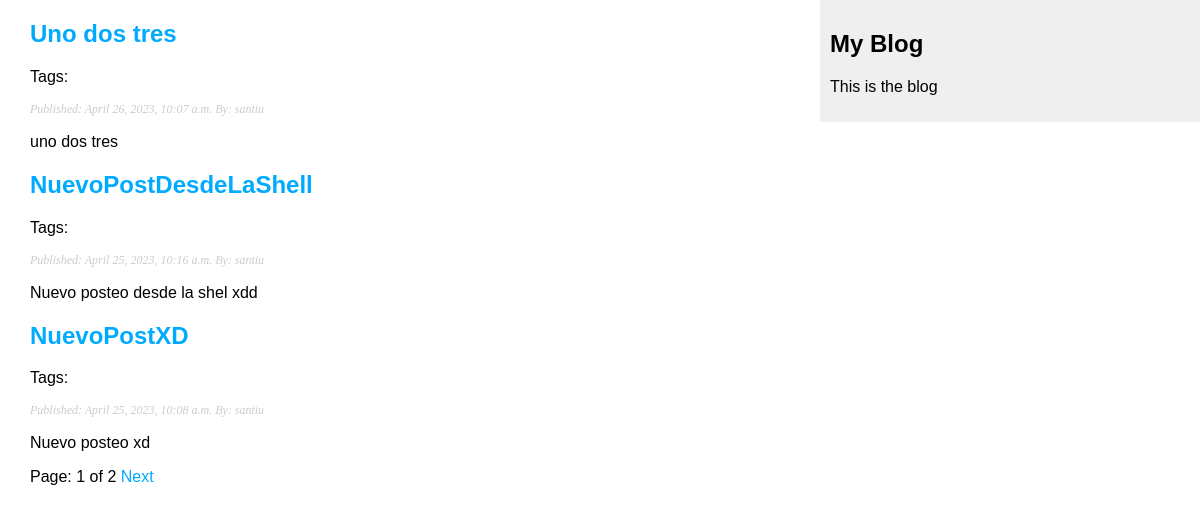
/blog/, run on an earlier commit of the app's database.
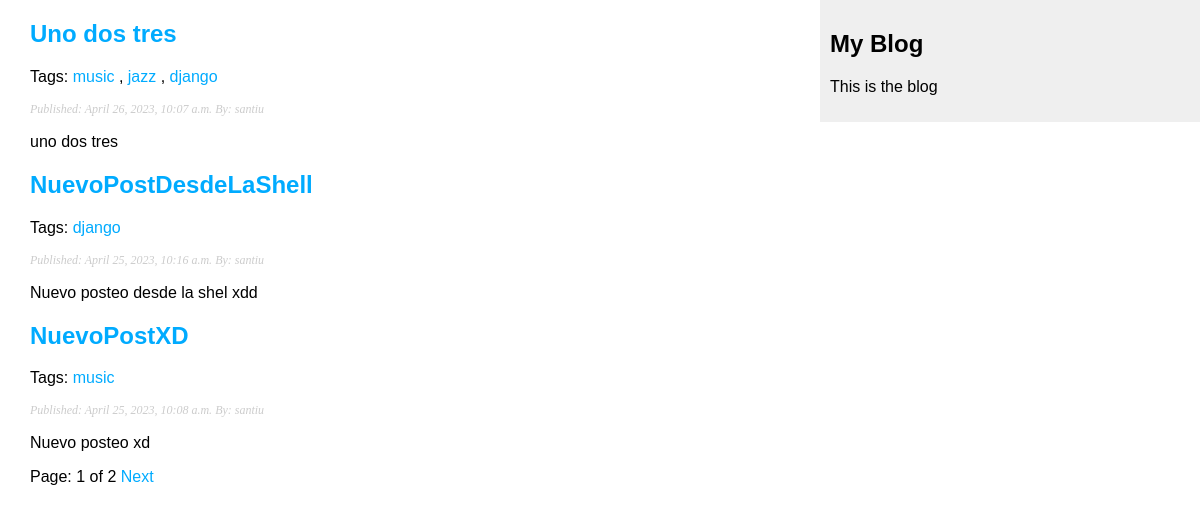
And on a later commit of the database.
### blog/models.py (models this page shows, shortened)
class Post(models.Model):
    class Status(models.TextChoices):
        DRAFT = "DF", "Draft"
        PUBLISHED = "PB", "Published"
    title = models.CharField(max_length=250)
    slug = models.SlugField(max_length=250, unique_for_date="publish") #único por día según fecha en publish
    body = models.TextField()
    objects = models.Manager()
    published = PublishedManager()
    tags = TaggableManager()
    publish = models.DateTimeField(auto_now_add=True)
    created = models.DateTimeField(auto_now_add=True)
    updated = models.DateTimeField(auto_now=True)
    status = models.CharField(choices=Status.choices, default=Status.DRAFT, max_length=2)
    author = models.ForeignKey(User, on_delete=models.CASCADE, related_name="blog_posts", default=1)
    class Meta:
        ordering = ["-publish"]
    def get_absolute_url(self):
        return reverse("blog:post_detail", args=[self.publish.year,
                                                 self.publish.month, self.publish.day, self.slug])

### blog/views.py (the view)
# urls.py: path("", post_list, name="post_list"), #<-- cuando se hace por función de vista
def post_list(request, tag_slug=None):
    posts_list = Post.published.all()
    tag = None
    if tag_slug:
        tag = get_object_or_404(Tag, slug=tag_slug)
        posts_list = posts_list.filter(tags__in=[tag])
    paginator = Paginator(posts_list, 3)
    page_number = request.GET.get("page", 1)
    try:
        posts = paginator.page(page_number)
    except PageNotAnInteger:
        posts = paginator.page(1)
    except EmptyPage:
        posts = paginator.page(paginator.num_pages)
    return render(request, "blog/post/list.html", {"posts": posts, "tag": tag})

### blog/models.py (called while the page is built)
    def get_queryset(self):
        return super().get_queryset().filter(status=Post.Status.PUBLISHED)

### blog/templates/blog/post/list.html (shortened to what this page needs)
{% extends "blog/base.html" %}
{% block content %}
    {% for post in posts %}
        <h2>
            <a href="{{post.get_absolute_url}}">
                {{ post.title }}
            </a>
        </h2>
        <p class="tags"> Tags:
            {%for tag in post.tags.all%}
                <a href="{%url 'blog:post_list_by_tag' tag.slug%}">
                    {{tag.name}}
                </a>
                {%if not forloop.last%}, {%endif%}
            {% endfor %}
        </p>
        <p class="date">
            Published: {{ post.publish }} By: {{ post.author }}
        </p>
        {{ post.body|truncatewords:30|linebreaks}}
    {% endfor %}
    {% include "blog/pagination.html" with page=posts %}
{% endblock %}

### blog/templates/blog/base.html (shortened to what this page needs)
{% load static %}
<!doctype html>
<html lang="en">
<head>
    <link rel="stylesheet" href="{% static 'css/blog.css' %}">
</head>
<body>
    <div class="content">
        {% block content %}
        {% endblock %}
    </div>
    <div class="sidebar">
        <h2>My Blog</h2>
        <p>This is the blog</p>
    </div>
</body>
</html>

### blog/templates/blog/pagination.html (shortened to what this page needs)
<div class="pagination">
    <span class="current">
        Page: {{page.number}} of {{page.paginator.num_pages}}
    </span>
    <span class="step-links">
        {% if page.has_next%}
            <a href="?page={{page.next_page_number}}"> Next </a>
        {% endif %}
    </span>
</div>

### blog/static/css/blog.css (style rules this page uses)
body { margin: 0; padding: 0; box-sizing: border-box; font-family: helvetica, sans-serif; }
a { color: #00abff; text-decoration: none; }
h2 { font-weight: normal: margin: 30px 0 0; }
.content { float: left; width: 60%; padding: 0 0 0 30px; }
.sidebar { float: right; width: 30%; padding: 10px; background: #efefef; height: 100%; }
p.date { color: #ccc; font-family: georgia, serif; font-size: 12px; font-style: italic; }

What changed in the data, as far as the page shows it:
added Tag: name "music"
added Tag: name "jazz", shown under Post "Uno dos tres"
added Tag: name "django"
